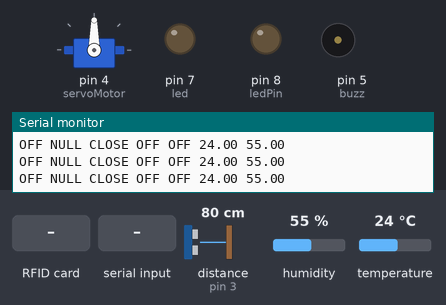
The sketch below on a simulated Arduino Uno, built with avr-gcc and run on an emulated ATmega328P. Shown: servo, output pins drawn as LEDs (lit = HIGH), buzzer (waves = sounding, pin HIGH), the last lines printed to the serial monitor. Wiring (inferred from the names in the program): ultrasonic range finder: trigger pin 2; echo pin 3. The inputs (shaded band) are chosen by the test bench; at power-on: distance to the obstacle (sensor on pin 3) 80 cm, humidity 55 %, temperature 24 °C. The echo pulse lasts 58.3 µs per cm; pins used as bus, display or sensor lines are not drawn.

Above: at 1.2 s.
1.3 s: RFID card 6A CE 2F AE held to the reader
At 4.1 s:
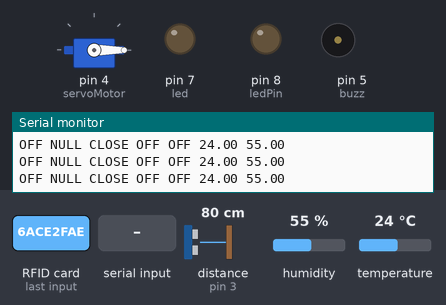
5.2 s: "6ace2fae" received over Serial
At 5.58 s:
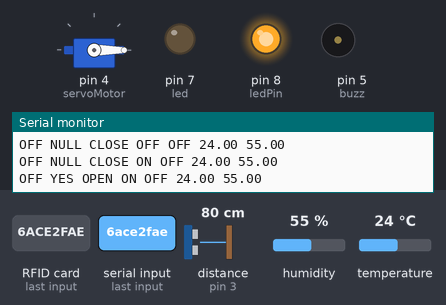
6.9 s: RFID card DA DE 12 3F held to the reader
At 9.6 s:
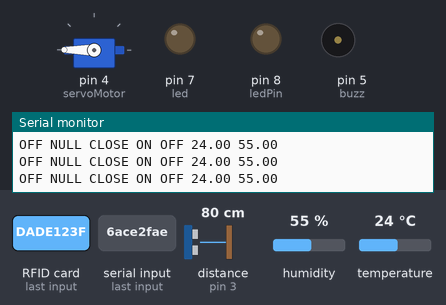
10.6 s: distance to the obstacle (sensor on pin 3) set to 13 cm
16.7 s: distance to the obstacle (sensor on pin 3) set to 10 cm
At 17.31 s:
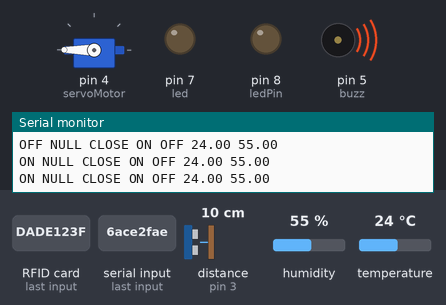
20.2 s: "2\n" received over Serial
At 20.5 s:
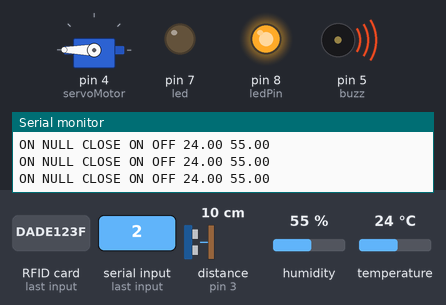
Timing chart, 0 to 23.1 s (numbered marks = the images above; inputs shaded):
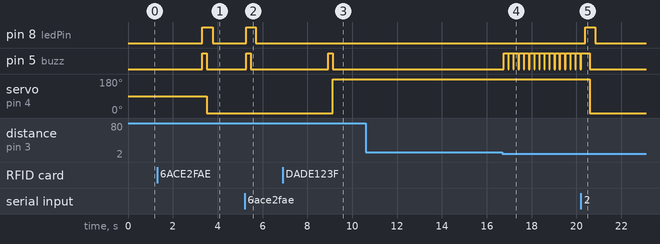

The sketch:

Edge2.ino
```cpp
#include <SPI.h>
#include <MFRC522.h>
#include <DHT.h>
#include <Servo.h>
#define DHTPIN 6 // Pin to which DHT11 sensor is connected
#define DHTTYPE DHT11 // DHT sensor type
DHT dht(DHTPIN, DHTTYPE);
#define RST_PIN 9    // RST pin for MFRC522 RFID module
#define SS_PIN 10    // SS pin for MFRC522 RFID module
#define TRIGGER_PIN 2 //SR
#define ECHO_PIN 3 //SR
Servo servoMotor; // Create a servo object
const int ledPin = 8;
const int led=7;
int protect=0;
int mprotect=0;
const int buzz=5;
String uidString;
long duration, distance;
float temperature;
float humidity;
int thefti=0;
int auth=0;
int acd=0;
int lightd=0;
int command=0;
MFRC522 mfrc522(SS_PIN, RST_PIN);  // Create an instance of the MFRC522 RFID module


void setup() {

  Serial.begin(9600);   // Start serial communication
   dht.begin();

  SPI.begin();          // Initialize SPI bus
  mfrc522.PCD_Init();   // Initialize MFRC522 RFID module
  servoMotor.attach(4); // Attach the servo to pin 9

  //Serial.println("Scan your RFID card/tag...");
   pinMode(ledPin, OUTPUT);
    pinMode(led, OUTPUT);
    pinMode(TRIGGER_PIN, OUTPUT);
  pinMode(ECHO_PIN, INPUT);
  pinMode(buzz, OUTPUT);

}
void temp(){temperature = dht.readTemperature();humidity= dht.readHumidity();}

void card()
         { // Check for new RFID cards/tags
             if (mfrc522.PICC_IsNewCardPresent() && mfrc522.PICC_ReadCardSerial()) {
              // Get the UID of the card/tag
                uidString = "";
              for (byte i = 0; i < mfrc522.uid.size; i++) {
               uidString += String(mfrc522.uid.uidByte[i] < 0x10 ? "0" : "");
                 uidString += String(mfrc522.uid.uidByte[i], HEX);

    }

    // Print the UID
    //Serial.print("RFID UID: ");
    //Serial.println(uidString);

    mfrc522.PICC_HaltA();        // Halt the card/tag
    mfrc522.PCD_StopCrypto1();   // Stop encryption on the card/tag

    delay(2000);  // Wait for 2 seconds before scanning for the next card/tag

          }
         }

void motion()
             {digitalWrite(TRIGGER_PIN, LOW);
             delayMicroseconds(2);
             digitalWrite(TRIGGER_PIN, HIGH);
             delayMicroseconds(10);
             digitalWrite(TRIGGER_PIN, LOW);

                 // Measure the duration of the pulse on the echo pin
             duration = pulseIn(ECHO_PIN, HIGH);

           // Calculate the distance in centimeters
            distance = duration * 0.034 / 2;

            //Serial.print("Distance: ");
               //Serial.print(distance);
               //Serial.println(" cm");
               if(distance<=10){mprotect=1;}

              }
void buzzd(){digitalWrite(buzz, HIGH);delay(200);digitalWrite(buzz, LOW);}
void lock()
          { if(uidString== "6ace2fae" ){gate(1);auth=1;}
            else if(uidString=="dade123f"){gate(2);auth=2;}
            else{digitalWrite(ledPin, LOW);auth=0;}

            }
void gate(int fuck)
                   {if(fuck==1){digitalWrite(ledPin, HIGH);buzzd();uidString="0";protect=0;mprotect=0; auth=1; servoMotor.write(0);} // Rotate the servo to 0 degrees
                   if(fuck==2){auth=2; buzzd();uidString="0";protect=1;servoMotor.write(180);} // Rotate the servo to 0 degree
                    }
void theft(){if(mprotect==1 && protect==1){buzzd();thefti=1;}else{thefti=0;}}
void sout()
           {
            if(thefti==1){Serial.print("ON ");}else{Serial.print("OFF ");}
            if(auth==1){Serial.print("YES ");}
            else if(auth==2){Serial.print("NO ");}else{{Serial.print("NULL ");}}
             if(auth==1){Serial.print("OPEN ");delay(200);}else{Serial.print("CLOSE ");}
             if(acd==1){Serial.print("ON ");}else{Serial.print("OFF ");}
             if(lightd==1){Serial.print("ON ");}else{Serial.print("OFF ");}
             //Serial.print("Temperature: ");
             Serial.print(temperature);
             //Serial.print(" Humidity: ");
             Serial.print(" ");
             Serial.println(humidity);
            //Serial.println(auth);


            }


void sein()
          {                     if (Serial.available() > 0) {
                                                               command = Serial.parseInt(); // Read the input value
                                                           }
                                if(command==1){mprotect=0;protect=0;}
                                if(command==2){gate(1);}
                                if(command==3){gate(2);}
                                if(command==4){lightd=1;digitalWrite(led, HIGH);}
                                if(command==5){lightd=0;digitalWrite(led, LOW);}
                                if(command==6){acd=1;}
                                if(command==7){acd=0;}

            }
void loop() {
               sein();
               sout();
              motion();
               card();
               lock();
              theft();
              temp();

              //delay(500);
            }
```

Measured:
- the behaviour switches between 12 and 11 cm on distance to the obstacle (sensor on pin 3) (found by bisection; images 3 and 4)
- after the input at 1.3 s, pin 8 (ledPin): LOW → HIGH after 2.0 s, → LOW 0.45 s later; pin 5 (buzz): LOW → HIGH after 2.0 s, → LOW 0.20 s later; servo on pin 4 (servoMotor): 90° → 0° after 2.2 s
- after the input at 5.2 s, pin 8 (ledPin): LOW → HIGH after 0.07 s, → LOW 0.43 s later; pin 5 (buzz): LOW → HIGH after 0.07 s, → LOW 0.20 s later
- after the input at 6.9 s, pin 5 (buzz): LOW → HIGH after 2.0 s, → LOW 0.20 s later; servo on pin 4 (servoMotor): 0° → 180° after 2.2 s
- after the input at 16.7 s, pin 5 (buzz): alternates HIGH for 0.20 s and LOW for 0.03 s, starting after 0.05 s
- after the input at 20.2 s, pin 8 (ledPin): LOW → HIGH after 0.20 s, → LOW 0.43 s later; servo on pin 4 (servoMotor): 180° → 0° after 0.40 s
